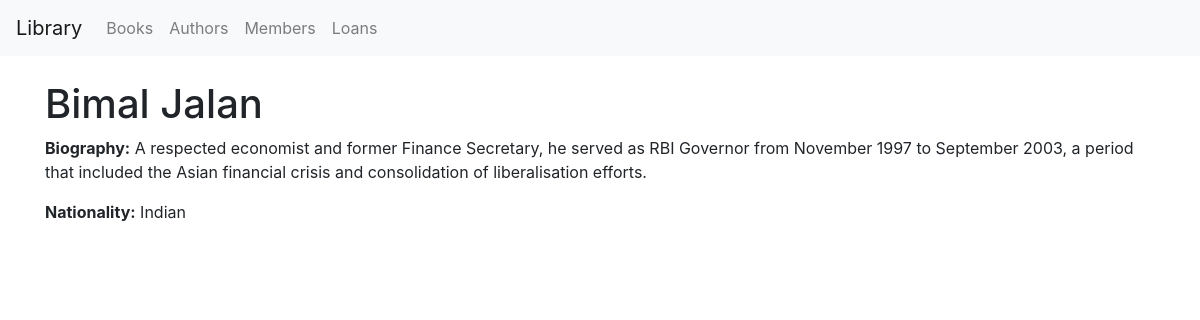
Page /author/1/ on the committed database.
### library/models.py (models this page shows, shortened)
class Author(models.Model):
    name = models.CharField(max_length=100)
    biography = models.TextField()
    nationality = models.CharField(max_length=100)

### library/views.py (the view)
# urls.py: path('author/<int:pk>/', views.AuthorDetailView.as_view(), name='author-detail'),
class AuthorDetailView(DetailView):
    model = Author
    template_name = 'library/author_detail.html'
    context_object_name = 'author'

### library/templates/library/author_detail.html
{% extends 'library/base.html' %}
{% block content %}
    <h1>{{ author.name }}</h1>
    <p><strong>Biography:</strong> {{ author.biography }}</p>
    <p><strong>Nationality:</strong> {{ author.nationality }}</p>
{% endblock %}

### rows in the picture
Author: name "Bimal Jalan", biography "A respected economist and former Finance Secretary, he served as RBI Governor from November 1997 to September 2003, a period that included the Asian financial crisis and consolidation of liberalisation efforts.", nationality "Indian"
